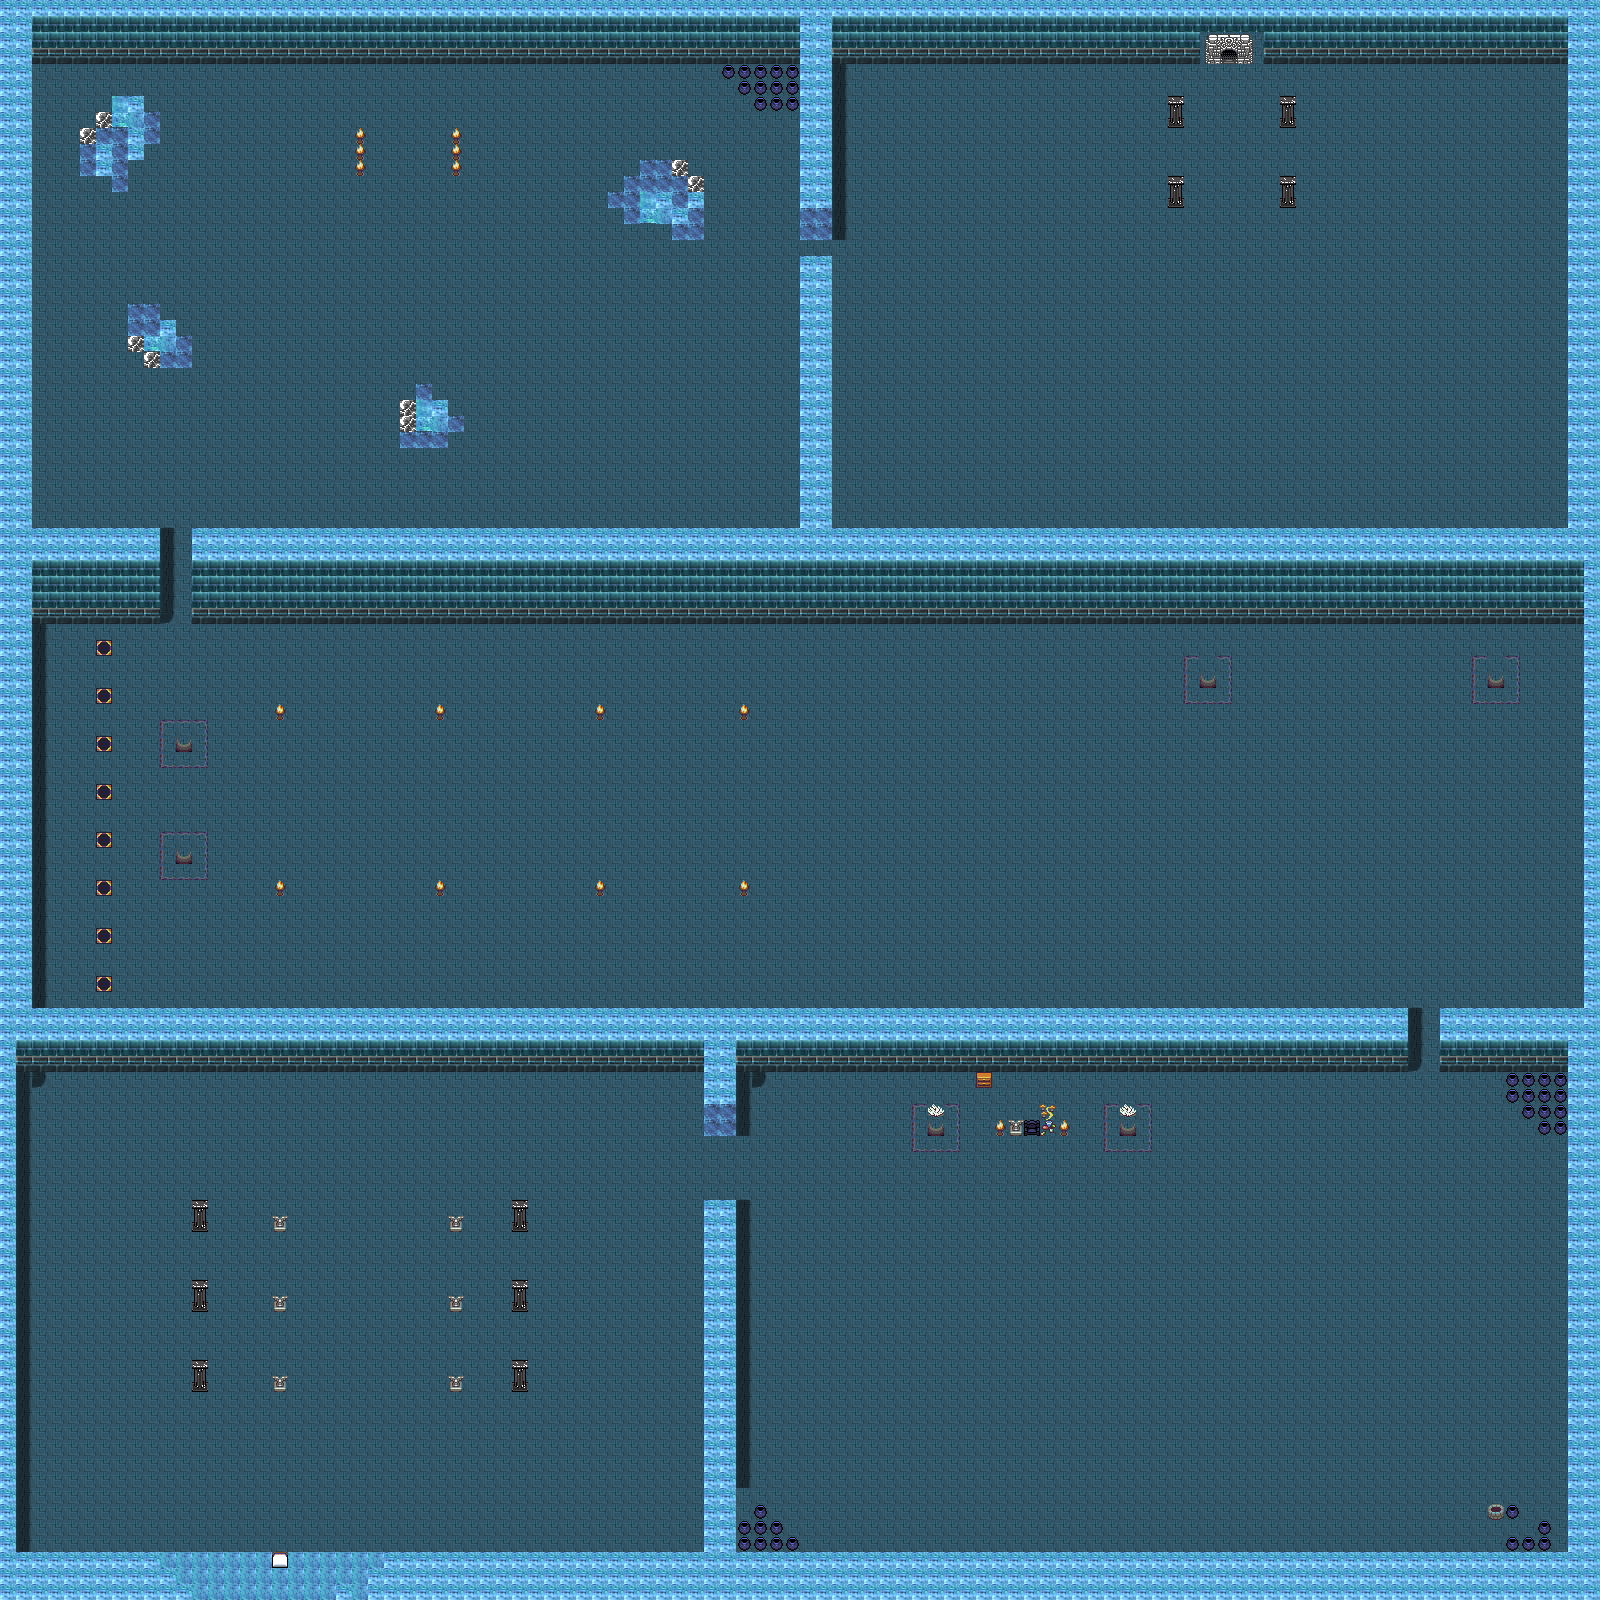

Below is a game level as drawn by its tile map, then a one-line description and the .tmx that defines it (tile-layer data replaced by summaries):
An orthogonal 100x100 tile map with 16x16 px tiles, 2 tile layers (Tile Layer 1, Tile Layer 2) and 107 objects (53x Coin, 39x Slime, 8x Skull, 5x Wizerd, Door to Start, ...).

<map version="1.0" orientation="orthogonal" renderorder="right-down" width="100" height="100" tilewidth="16" tileheight="16" nextobjectid="168">
 <tileset firstgid="1" name="basictiles" tilewidth="16" tileheight="16" tilecount="512" columns="8">
  <image source="../../img/basictiles.png" width="128" height="1024" />
  <tile id="9">
   <properties>
    <property name="isSolid" type="bool" value="true" />
   </properties>
  </tile>
  <tile id="14">
   <properties>
    <property name="isSolid" type="bool" value="true" />
   </properties>
  </tile>
  <tile id="15">
   <properties>
    <property name="isSolid" type="bool" value="true" />
   </properties>
  </tile>
  <tile id="21">
   <properties>
    <property name="isSolid" type="bool" value="true" />
   </properties>
  </tile>
  <tile id="22">
   <properties>
    <property name="isSolid" type="bool" value="true" />
   </properties>
  </tile>
  <tile id="23">
   <properties>
    <property name="isSolid" type="bool" value="true" />
   </properties>
  </tile>
  <tile id="27">
   <properties>
    <property name="isSolid" type="bool" value="true" />
   </properties>
  </tile>
  <tile id="28">
   <properties>
    <property name="isSolid" type="bool" value="true" />
   </properties>
  </tile>
  <tile id="29">
   <properties>
    <property name="isSolid" type="bool" value="true" />
   </properties>
  </tile>
  <tile id="36">
   <properties>
    <property name="isSolid" type="bool" value="true" />
   </properties>
  </tile>
  <tile id="37">
   <properties>
    <property name="isSolid" type="bool" value="true" />
   </properties>
  </tile>
  <tile id="45">
   <properties>
    <property name="isSolid" type="bool" value="true" />
   </properties>
  </tile>
  <tile id="46">
   <properties>
    <property name="isSolid" type="bool" value="true" />
   </properties>
  </tile>
  <tile id="47">
   <properties>
    <property name="isSolid" type="bool" value="true" />
   </properties>
  </tile>
  <tile id="53">
   <properties>
    <property name="isSolid" type="bool" value="true" />
   </properties>
  </tile>
  <tile id="54">
   <properties>
    <property name="isSolid" type="bool" value="true" />
   </properties>
  </tile>
  <tile id="55">
   <properties>
    <property name="isSolid" type="bool" value="true" />
   </properties>
  </tile>
  <tile id="60">
   <properties>
    <property name="isSolid" type="bool" value="true" />
   </properties>
  </tile>
  <tile id="61">
   <properties>
    <property name="isSolid" type="bool" value="true" />
   </properties>
  </tile>
  <tile id="91">
   <properties>
    <property name="abovePlayer" type="bool" value="true" />
   </properties>
  </tile>
  <tile id="99">
   <properties>
    <property name="isSolid" type="bool" value="true" />
   </properties>
  </tile>
  <tile id="152">
   <properties>
    <property name="isSolid" type="bool" value="true" />
   </properties>
  </tile>
  <tile id="156">
   <properties>
    <property name="isSolid" type="bool" value="true" />
   </properties>
  </tile>
  <tile id="157">
   <properties>
    <property name="isSolid" type="bool" value="true" />
   </properties>
  </tile>
  <tile id="158">
   <properties>
    <property name="isSolid" type="bool" value="true" />
   </properties>
  </tile>
  <tile id="160">
   <properties>
    <property name="isSolid" type="bool" value="true" />
   </properties>
  </tile>
 </tileset>
 <layer name="Tile Layer 1" width="100" height="100">
  <properties>
   <property name="isSolid" type="bool" value="true" />
  </properties>
  <data>[10000 cells, 10000 non-empty, 2 distinct tile ids]</data>
 </layer>
 <layer name="Tile Layer 2" width="100" height="100">
  <data>[10000 cells, 2374 non-empty, 41 distinct tile ids]</data>
 </layer>
 <objectgroup name="Object Layer 1">
  <object id="8" name="blueSlime" type="Wizerd" gid="84" x="417" y="1263" width="16" height="16" />
  <object id="9" name="blueSlime" type="Slime" gid="84" x="299" y="1263" width="16" height="16" />
  <object id="10" name="blueSlime" type="Skull" gid="84" x="304" y="1340" width="16" height="16" />
  <object id="11" name="blueSlime" type="Slime" gid="84" x="420" y="1348" width="16" height="16" />
  <object id="14" name="blueSlime" type="Slime" x="238" y="1239.5" />
  <object id="15" name="blueSlime" type="Slime" x="239" y="1235.5" width="4.5" height="1.5" />
  <object id="16" name="blueSlime" type="Slime" x="237.5" y="1241" width="1" height="0.5" />
  <object id="18" name="blueSlime" type="Slime" gid="84" x="1437.33" y="1519.33" width="16" height="16" />
  <object id="19" name="blueSlime" type="Slime" gid="84" x="1461.33" y="1506" width="16" height="16" />
  <object id="20" name="blueSlime" type="Slime" gid="84" x="1438.67" y="1494.67" width="16" height="16" />
  <object id="21" name="blueSlime" type="Slime" gid="84" x="1409.33" y="1499.33" width="16" height="16" />
  <object id="22" name="blueSlime" type="Slime" gid="84" x="1422.67" y="1524.67" width="16" height="16" />
  <object id="23" name="blueSlime" type="Slime" gid="84" x="1490" y="1487.33" width="16" height="16" />
  <object id="24" name="blueSlime" type="Slime" gid="84" x="1459.33" y="1479.33" width="16" height="16" />
  <object id="25" name="blueSlime" type="Slime" gid="84" x="1482" y="1466" width="16" height="16" />
  <object id="26" name="blueSlime" type="Slime" gid="84" x="1458.67" y="1455.33" width="16" height="16" />
  <object id="27" name="blueSlime" type="Slime" gid="84" x="1426.67" y="1462" width="16" height="16" />
  <object id="28" name="blueSlime" type="Slime" gid="84" x="967.333" y="1246.67" width="16" height="16" />
  <object id="29" name="blueSlime" type="Skull" gid="84" x="947.333" y="1266.67" width="16" height="16" />
  <object id="30" name="blueSlime" type="Skull" gid="84" x="869.333" y="1370" width="16" height="16" />
  <object id="31" name="blueSlime" type="Slime" gid="84" x="893.333" y="1373.33" width="16" height="16" />
  <object id="32" name="blueSlime" type="Slime" gid="84" x="1196" y="720" width="16" height="16" />
  <object id="33" name="blueSlime" type="Slime" gid="84" x="1214" y="717.333" width="16" height="16" />
  <object id="34" name="blueSlime" type="Slime" gid="84" x="1234.67" y="704" width="16" height="16" />
  <object id="35" name="blueSlime" type="Slime" gid="84" x="1461.33" y="695.333" width="16" height="16" />
  <object id="36" name="blueSlime" type="Slime" gid="84" x="1470.67" y="714" width="16" height="16" />
  <object id="37" name="blueSlime" type="Slime" gid="84" x="1490.67" y="718" width="16" height="16" />
  <object id="38" name="blueSlime" type="Wizerd" gid="84" x="1402" y="908" width="16" height="16" />
  <object id="39" name="blueSlime" type="Wizerd" gid="84" x="1420" y="911.333" width="16" height="16" />
  <object id="40" name="blueSlime" type="Slime" gid="84" x="704" y="722" width="16" height="16" />
  <object id="41" name="blueSlime" type="Slime" gid="84" x="717.333" y="732.667" width="16" height="16" />
  <object id="42" name="blueSlime" type="Slime" gid="84" x="708" y="890.667" width="16" height="16" />
  <object id="43" name="blueSlime" type="Slime" gid="84" x="722" y="881.333" width="16" height="16" />
  <object id="44" name="blueSlime" type="Slime" gid="84" x="570.667" y="876.667" width="16" height="16" />
  <object id="46" name="blueSlime" type="Slime" gid="84" x="606.667" y="884" width="16" height="16" />
  <object id="47" name="blueSlime" type="Slime" gid="84" x="572" y="722.667" width="16" height="16" />
  <object id="48" name="blueSlime" type="Skull" gid="84" x="607.333" y="731.333" width="16" height="16" />
  <object id="49" name="blueSlime" type="Slime" gid="84" x="404.667" y="714.667" width="16" height="16" />
  <object id="50" name="blueSlime" type="Slime" gid="84" x="442.667" y="734" width="16" height="16" />
  <object id="51" name="blueSlime" type="Skull" gid="84" x="259.333" y="726.667" width="16" height="16" />
  </objectgroup>
</map>
<!-- 67 of 107 objects omitted -->
